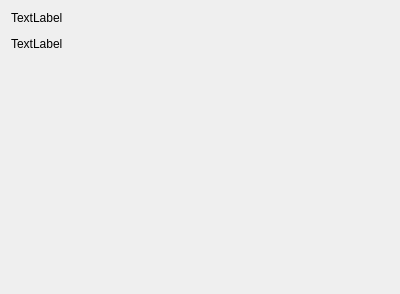
<ui version="4.0" >
 <class>SvnCatOptionDlg</class>
 <widget class="QWidget" name="SvnCatOptionDlg" >
  <property name="geometry" >
   <rect>
    <x>0</x>
    <y>0</y>
    <width>400</width>
    <height>294</height>
   </rect>
  </property>
  <property name="windowTitle" >
   <string>Form</string>
  </property>
  <layout class="QVBoxLayout" >
   <item>
    <widget class="QLabel" name="label" >
     <property name="sizePolicy" >
      <sizepolicy vsizetype="Fixed" hsizetype="Preferred" >
       <horstretch>0</horstretch>
       <verstretch>0</verstretch>
      </sizepolicy>
     </property>
     <property name="text" >
      <string>TextLabel</string>
     </property>
    </widget>
   </item>
   <item>
    <widget class="KUrlRequester" name="urledit" >
     <property name="sizePolicy" >
      <sizepolicy vsizetype="Fixed" hsizetype="Preferred" >
       <horstretch>0</horstretch>
       <verstretch>0</verstretch>
      </sizepolicy>
     </property>
    </widget>
   </item>
   <item>
    <widget class="QLabel" name="label_2" >
     <property name="sizePolicy" >
      <sizepolicy vsizetype="Fixed" hsizetype="Preferred" >
       <horstretch>0</horstretch>
       <verstretch>0</verstretch>
      </sizepolicy>
     </property>
     <property name="text" >
      <string>TextLabel</string>
     </property>
    </widget>
   </item>
   <item>
    <widget class="SvnRevisionWidget" native="1" name="revisionWidget" />
   </item>
  </layout>
 </widget>
 <customwidgets>
  <customwidget>
   <class>KUrlRequester</class>
   <extends>QFrame</extends>
   <header>kurlrequester.h</header>
  </customwidget>
  <customwidget>
   <class>SvnRevisionWidget</class>
   <extends>QWidget</extends>
   <header>svn_revisionwidget.h</header>
   <container>1</container>
  </customwidget>
 </customwidgets>
 <resources/>
 <connections/>
</ui>
